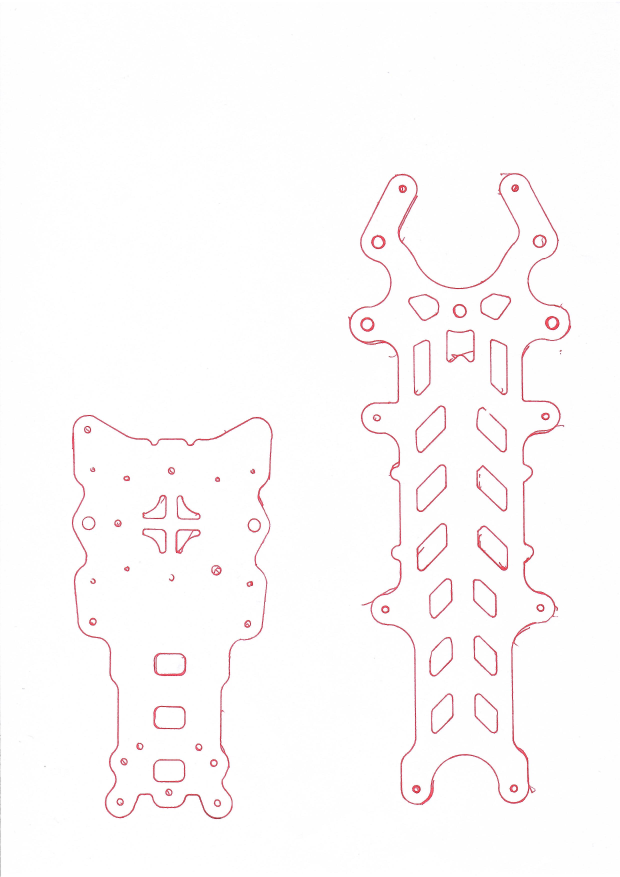
#> input picture Tigerbee/refs/Scan_2.jpeg, 2480 x 3508 px (shown at 1/4 size)
$ python trace_scan.py
#> lines starting #> are read from the running program, lines starting #| are printed output that depends on the picture; after the words box and inside, x2 and y2 are one past the last pixel; in counts of white or black regions, pixels touching at a corner belong together
"""Extract provisional Scan_2 profiles; run with `uv run --group tracing`.

Coordinates use the A4 scan width as an inferred scale. Circular marks become
nominal holes, and the missing upper-right clamp hole is mirrored explicitly.
Review the generated profiles against the scan before accepting measurements.
"""

import hashlib
import json
from pathlib import Path

import cv2
import numpy as np

ROOT = Path(__file__).resolve().parents[1]


def trace() -> None:
    source = ROOT / "refs/Scan_2.jpeg"
    image = cv2.imread(str(source))
#> image is the input picture: shape (3508, 2480, 3); mean B, G, R 251.4, 251, 253.2
    blue, green, red = cv2.split(image.astype(np.int16))
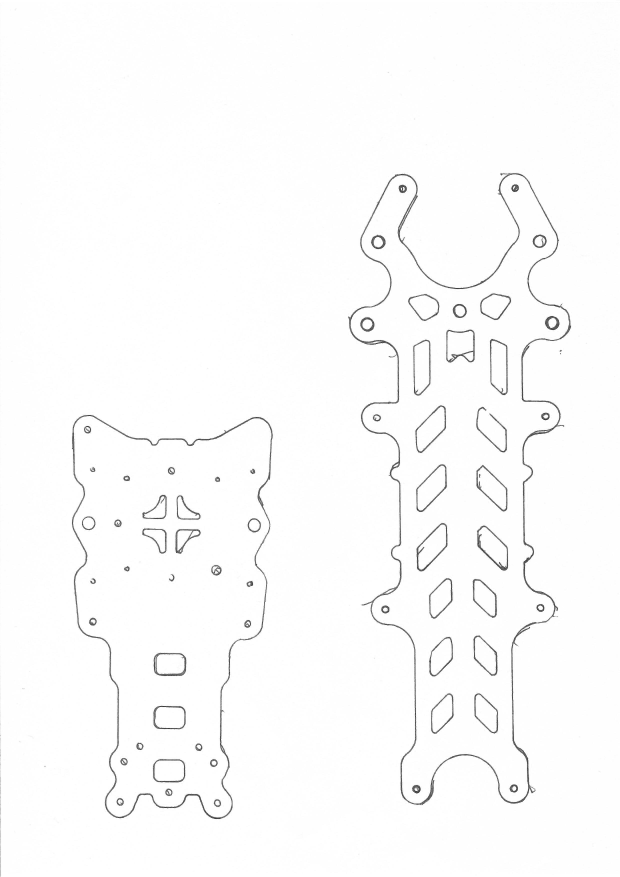
#> blue: shape (3508, 2480) int16 (shown at 1/4 size); min 0, max 255, mean 251.4
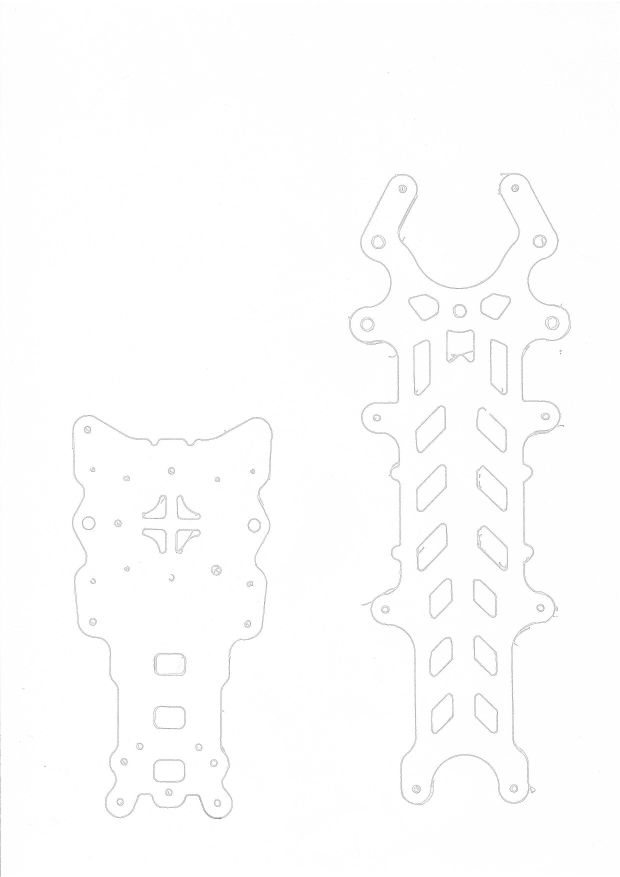
#> red: shape (3508, 2480) int16 (shown at 1/4 size); min 0, max 255, mean 253.2
    mask = ((red - green > 25) & (red - blue > 15) & (red < 245)).astype(np.uint8) * 255
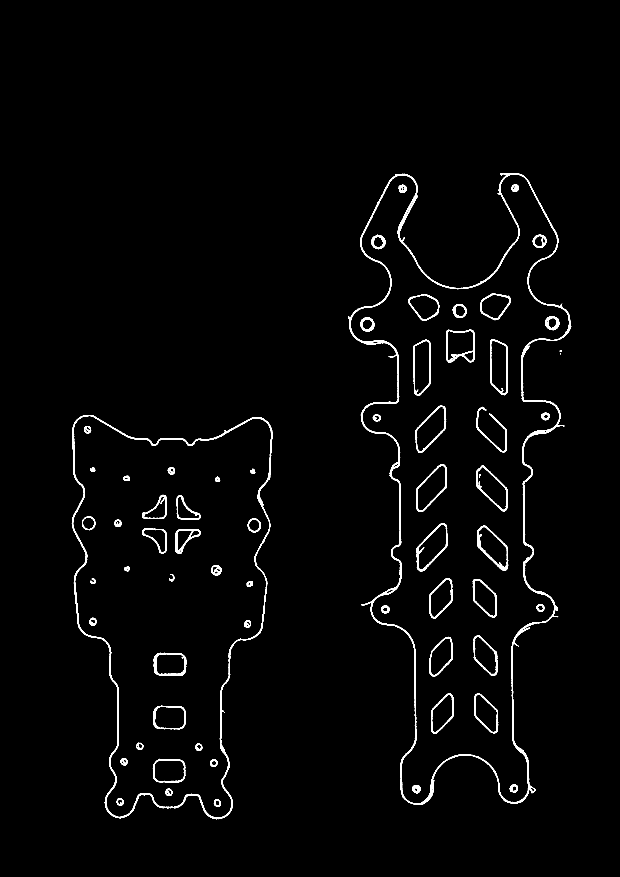
#> mask: shape (3508, 2480) (shown at 1/4 size); 1.5% white; 119 white regions (55 under 20 px), largest, box (x1, y1, x2, y2) and area: (1392, 693, 2285, 3220) 42625, (287, 1660, 1091, 3277) 22872, (1908, 2103, 2033, 2283) 2698
    mask = cv2.morphologyEx(mask, cv2.MORPH_CLOSE, np.ones((5, 5), np.uint8))
#> mask: shape (3508, 2480); 1.7% white; 64 white regions (1 under 20 px)
    contours, hierarchy = cv2.findContours(mask, cv2.RETR_TREE, cv2.CHAIN_APPROX_SIMPLE)
#> contours = 131 contours, 1 with area under 20; largest, box (x1, y1, x2, y2) and area: (1392, 693, 2285, 3220) 1210090, (1402, 696, 2277, 3216) 1168887, (287, 1660, 1091, 3277) 932118, (292, 1663, 1087, 3271) 911174, (1666, 2093, 1790, 2285) 13540
    scale = 210 / image.shape[1]
#> scale = 0.0847
    outlines = sorted(
        (i for i, c in enumerate(contours) if cv2.contourArea(c) > 500_000),
        key=lambda i: cv2.boundingRect(contours[i])[0],
    )
#> outlines = [0, 1, 64, 69]
    # Each outline has both sides of the pen stroke. Use the interior side.
    interiors = [i for i in outlines if hierarchy[0][i][3] != -1]
#> interiors = [1, 69]
    for name, outline, origin in zip(
        ("rear-plate", "top-plate"), interiors, ((685, 2100), (1845, 1900)), strict=True
    ):

        def xy(point: np.ndarray, origin: tuple[int, int] = origin) -> list[float]:
            return [
                round((point[0] - origin[0]) * scale, 6),
                round((origin[1] - point[1]) * scale, 6),
            ]

        def spline(contour: np.ndarray) -> dict:
            simplified = cv2.approxPolyDP(contour, 3, True).reshape(-1, 2)
            points = []
            # Extra points along straight sections prevent interpolation overshoot.
            for a, b in zip(simplified, np.roll(simplified, -1, axis=0), strict=True):
                count = max(1, int(np.ceil(np.linalg.norm(b - a) / 20)))
                points.extend(xy(a + (b - a) * step / count) for step in range(count))
            return {"kind": "spline", "points": points}

        loops = [{"outer": True, "segments": [spline(contours[outline])]}]
        for i, contour in enumerate(contours):
            if hierarchy[0][i][3] != outline:
                continue
            x, y, width, height = cv2.boundingRect(contour)
            if width < 12 or height < 12 or cv2.contourArea(contour) < 100:
                continue
            if max(width, height) < 65:
                segment = {
                    "kind": "circle",
                    "center": xy(np.array([x + (width - 1) / 2, y + (height - 1) / 2])),
                    "radius": 2.5 if max(width, height) >= 45 else 1.5,
                }
            else:
                # Open pen strokes and scribbles inside a cutout are measurement
                # noise. All these cutouts have a convex intended boundary.
                segment = spline(cv2.convexHull(contour))
            loops.append({"outer": False, "segments": [segment]})
        if name == "rear-plate":
            loops.append(
                {
                    "outer": False,
                    "segments": [
                        {
                            "kind": "circle",
                            "center": xy(np.array([2 * origin[0] - 350, 1719])),
                            "radius": 1.5,
                        }
                    ],
                }
            )
        data = {
            "part": name,
            "source": "refs/Scan_2.jpeg",
            "source_sha256": hashlib.sha256(source.read_bytes()).hexdigest(),
            "status": "provisional-scan",
            "thickness": 2.5,
            "scan_mm_per_pixel": scale,
            "scan_origin_px": origin,
            "assumptions": [
                "Nominal A4 width 210 mm; user confirmed near-1:1 pen tracings",
                "3/5 mm nominal holes",
                "2.5 mm thickness from product photo; physical thickness unmeasured",
                "Convex hull repairs cutout pen gaps",
                "Rear plate missing corner hole mirrored from opposite side",
            ],
            "loops": loops,
        }
        path = ROOT / "src/tigerbee/profiles" / f"{name}.json"
        path.write_text(json.dumps(data, indent=2) + "\n")
        print(name, "openings", len(loops) - 1)
#> this loop made 2 passes
#> (name, outline, origin) on passes 1 to 2: ('rear-plate', 1, (685, 2100)), ('top-plate', 69, (1845, 1900))
#| rear-plate openings 31
#| top-plate openings 30


if __name__ == "__main__":
    trace()
